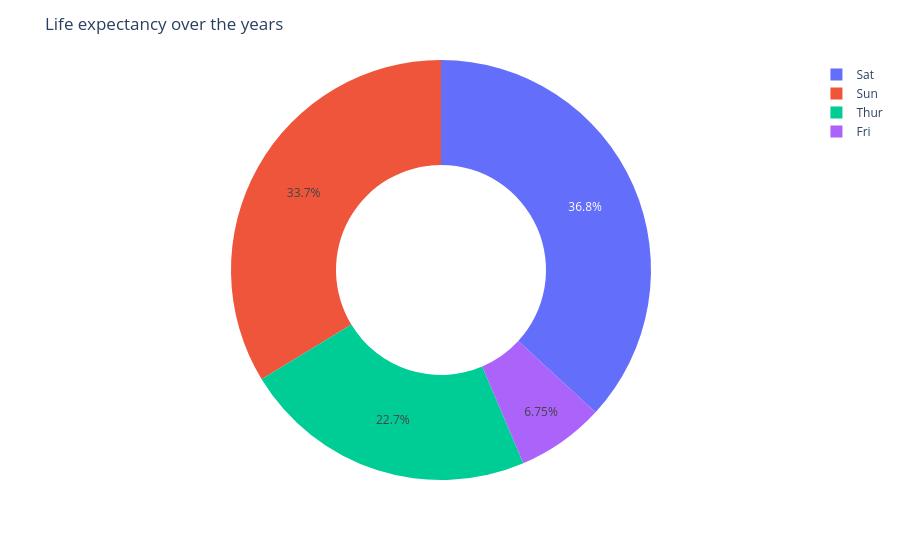

Notebook source saved alongside this figure:
### Code cell
fig = px.pie(df, names = 'day'  ,values= 'total_bill',hole = 0.5)
fig

fig.update_layout(
    title='Life expectancy over the years',
    xaxis_title='Country',
    yaxis_title = 'Life Expectancy', 
)

### Figure 1 — Plotly figure (JSON) as saved in the notebook; plotly's stock layout.template omitted (floating-point values rounded to 4 significant figures; data arrays with more than 128 entries replaced by an {"elided": "..."} marker saying what was removed)
{"data": [{"domain": {"x": [0, 1], "y": [0, 1]}, "hole": 0.5, "hovertemplate": "day=%{label}<br>total_bill=%{value}<extra></extra>", "labels": {"elided": "244 str values"}, "legendgroup": "", "name": "", "showlegend": true, "type": "pie", "values": {"elided": "244 float values"}}], "layout": {"legend": {"tracegroupgap": 0}, "margin": {"t": 60}, "title": {"text": "Life expectancy over the years"}, "xaxis": {"title": {"text": "Country"}}, "yaxis": {"title": {"text": "Life Expectancy"}}}}
